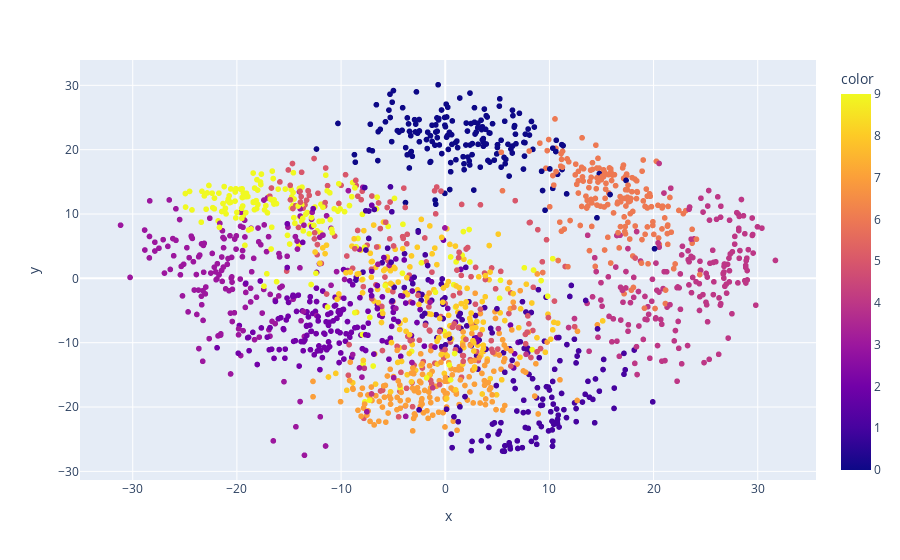

Notebook code for this chart:
### Code cell
px.scatter(x=X_digits_reduced[:,0], y=X_digits_reduced[:,1], color=y_digits)

### Figure 1 — Plotly figure (JSON) as saved in the notebook; plotly's stock layout.template omitted (floating-point values rounded to 4 significant figures; data arrays with more than 128 entries replaced by an {"elided": "..."} marker saying what was removed)
{"data": [{"hovertemplate": "x=%{x}<br>y=%{y}<br>color=%{marker.color}<extra></extra>", "legendgroup": "", "marker": {"color": {"elided": "1797 int values"}, "coloraxis": "coloraxis", "symbol": "circle"}, "mode": "markers", "name": "", "showlegend": false, "type": "scattergl", "x": {"elided": "1797 float values"}, "xaxis": "x", "y": {"elided": "1797 float values"}, "yaxis": "y"}], "layout": {"autosize": true, "coloraxis": {"colorbar": {"title": {"text": "color"}}, "colorscale": [[0, "#0d0887"], [0.1111, "#46039f"], [0.2222, "#7201a8"], [0.3333, "#9c179e"], [0.4444, "#bd3786"], [0.5556, "#d8576b"], [0.6667, "#ed7953"], [0.7778, "#fb9f3a"], [0.8889, "#fdca26"], [1, "#f0f921"]]}, "legend": {"tracegroupgap": 0}, "margin": {"t": 60}, "xaxis": {"anchor": "y", "autorange": true, "domain": [0, 1], "range": [-35.02, 35.55], "title": {"text": "x"}, "type": "linear"}, "yaxis": {"anchor": "x", "autorange": true, "domain": [0, 1], "range": [-31.58, 34.18], "title": {"text": "y"}, "type": "linear"}}}
